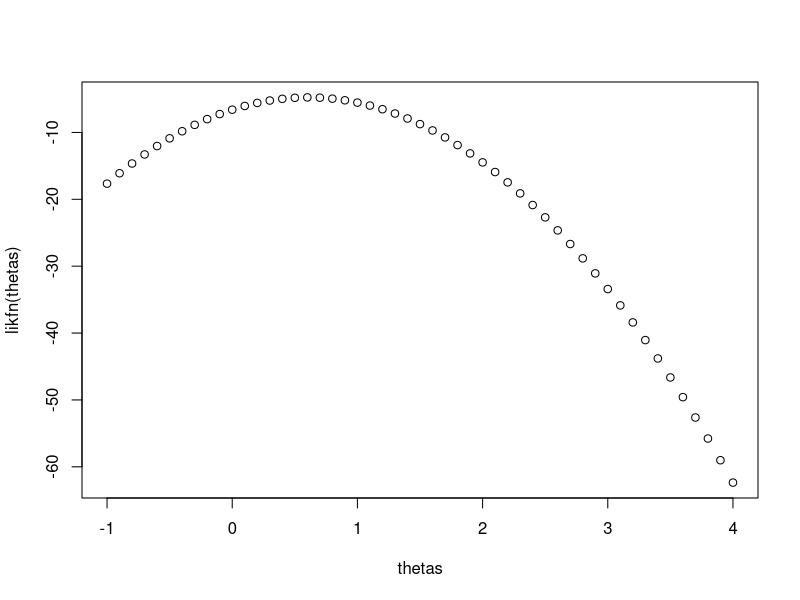

Source code (R):
## ---- chunk 1
knitr::opts_chunk$set(echo = TRUE)
## ---- chunk 2
mu <- 1; # "true" mean of the normal (variance assumed to be 1)
data <- rnorm( 10, mean=mu, sd=1 );
likfn <- function( theta ) {
  # We're using the fact that the product of exps is the exp of a sum.
  # See the next section for details.
  lik <- -sum( (data-theta)^2 )/2;
  return( lik)
}
likfn <- Vectorize(likfn)

thetas <- seq(-1,4,0.1);
liks <- likfn(thetas);
plot( thetas, likfn(thetas) )
